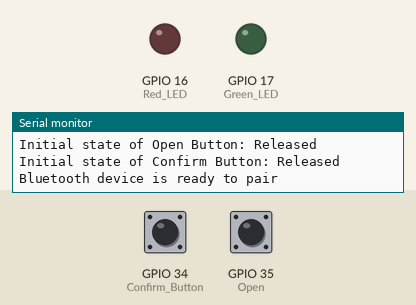
Simulated run of this sketch. Board: ESP32. On the bench: output pins drawn as LEDs (lit = HIGH), the last lines printed to the serial monitor. Dashed ring = blinking. The inputs (shaded band) are chosen by the test bench; at power-on: GPIO 35 (Open) HIGH, GPIO 34 (Confirm_Button) HIGH. Nothing arrives over Bluetooth unless stated.

Above: at 1.2 s.
1.3 s: GPIO 35 (Open) pulled LOW for 0.15 s
At 2.0 s:
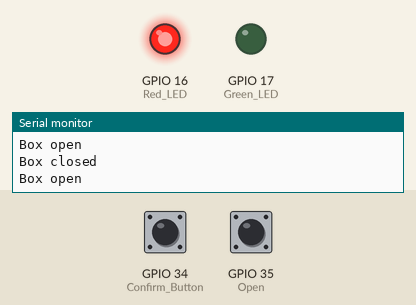
2.9 s: GPIO 35 (Open) pulled LOW for 3.2 s
At 4.0 s:
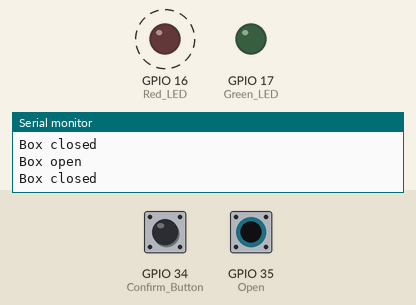
7.6 s: GPIO 35 (Open) pulled LOW for 1 s
At 8.2 s:
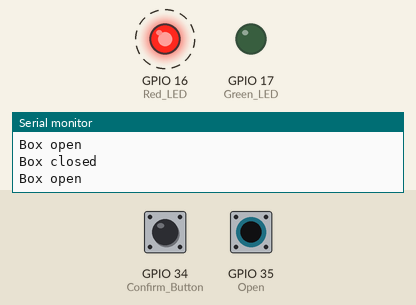
Timing chart, 0 to 10.6 s (numbered marks = the images above; inputs shaded):
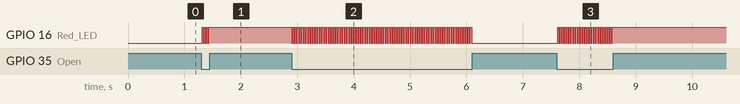

The sketch:

myButtonsPrototype.ino
```cpp
#include "BluetoothSerial.h"

BluetoothSerial ESP_BT; // Create a Bluetooth Serial object

byte lastStateOpenButton;
byte lastStateConfirmButton;
bool isBoxOpen = false;
bool isPillConfirmed = false;

void setup() {
  pinMode(35, INPUT_PULLUP); // Open/Close Box Button
  pinMode(34, INPUT_PULLUP); // Confirm Button
  pinMode(16, OUTPUT);       // Red LED
  pinMode(17, OUTPUT);       // Green LED
  // Initialize variables and LEDs
  lastStateOpenButton = digitalRead(35);
  lastStateConfirmButton = digitalRead(34);
  isBoxOpen = false;
  isPillConfirmed = false;
  digitalWrite(16, LOW);
  digitalWrite(17, LOW);

  Serial.begin(115200);
  Serial.println("Setup complete");
  Serial.print("Initial state of Open Button: ");
  Serial.println(lastStateOpenButton == LOW ? "Pressed" : "Released");
  Serial.print("Initial state of Confirm Button: ");
  Serial.println(lastStateConfirmButton == LOW ? "Pressed" : "Released");

  ESP_BT.begin("SmartMedsESP32"); // Name of the Bluetooth device
  Serial.println("Bluetooth device is ready to pair");

}

void loop() {
  byte currentStateOpenButton = digitalRead(35);
  byte currentStateConfirmButton = digitalRead(34);

  // Handle box open/close logic
  if (currentStateOpenButton == LOW && lastStateOpenButton == HIGH) {
    isBoxOpen = !isBoxOpen;

    if (isBoxOpen) {
      Serial.println("Box open");
      if (isPillConfirmed) {
        digitalWrite(16, LOW);  // Red LED off
        digitalWrite(17, HIGH); // Green LED on
      } else {
        digitalWrite(16, HIGH); // Red LED on
        digitalWrite(17, LOW);  // Green LED off
      }
    } else {
      Serial.println("Box closed");
      digitalWrite(16, LOW);   // Red LED off
      digitalWrite(17, LOW);   // Green LED off
    }
  }


  ESP_BT.println("hi from pc");

  /*
   if (ESP_BT.available()) {
    String received = ESP_BT.readString(); // Read incoming data
    Serial.println("Received: " + received);

    // Respond back with acknowledgment
    ESP_BT.println("Acknowledged: " + received);
  }*/


  delay(20); // Small delay to debounce the buttons
}
```

Measured:
- after the input at 1.3 s, GPIO 16 (Red_LED): alternates HIGH for 0.02 s and LOW for 0.02 s, 7 changes in all, then stays HIGH, starting at once
- after the input at 2.9 s, GPIO 16 (Red_LED): alternates HIGH for 0.02 s and LOW for 0.02 s, 159 changes in all, then stays LOW, starting at once
- after the input at 7.6 s, GPIO 16 (Red_LED): alternates HIGH for 0.02 s and LOW for 0.02 s, 49 changes in all, then stays HIGH, starting at once
